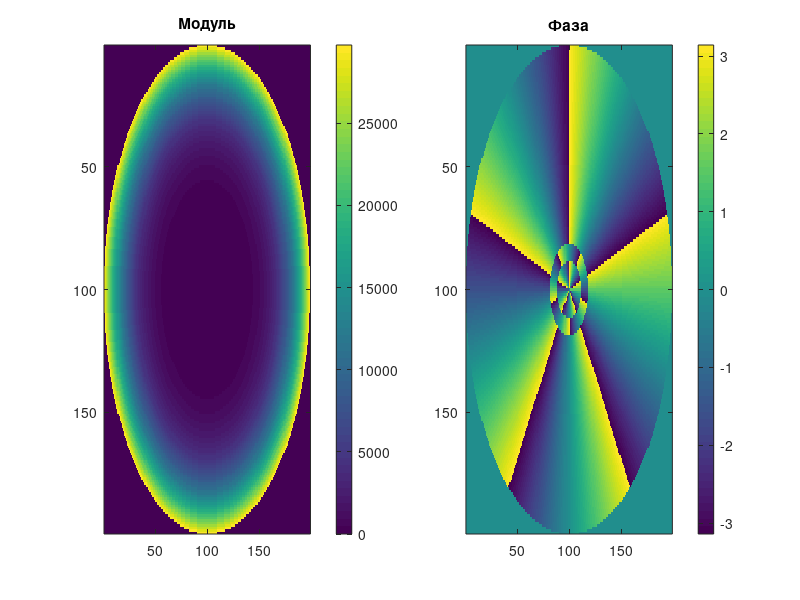

This figure's MATLAB source:
m = 5  
R = 5
n = 100

function result = f(r)
	R_1_5 = 10*r.^5 - 12*r.^3 + 3*r;
	result = R_1_5;
  end

% Создание сетки значений r
r = linspace(0, R, n);

% Вычисление значений функции
f_values = f(r);

a = zeros(2*n - 1);

for j = 1:(2*n - 1)
    for k = 1:(2*n - 1)
        alpha = int64(sqrt((j - n)^2 + (k - n)^2)) + 1;
        if alpha <= n
            a(j, k) = f_values(alpha) * exp(1i * m * atan2(k - n, j - n));
        else
            a(j, k) = 0; % или другое значение по умолчанию
        end
    end
end

% Вычисление модуля и фазы
magnitude = abs(a);
phase = angle(a);

% Построение графиков
figure;
subplot(1, 2, 1);
imagesc(magnitude);
title('Модуль');
colorbar;

subplot(1, 2, 2);
imagesc(phase);
title('Фаза');
colorbar;